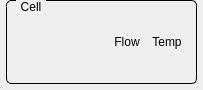
<?xml version="1.0" encoding="UTF-8"?>
<ui version="4.0">
 <class>RingCoolingBoxWidget</class>
 <widget class="QWidget" name="RingCoolingBoxWidget">
  <property name="geometry">
   <rect>
    <x>0</x>
    <y>0</y>
    <width>203</width>
    <height>90</height>
   </rect>
  </property>
  <property name="windowTitle">
   <string>Form</string>
  </property>
  <layout class="QGridLayout" name="gridLayout_2">
   <property name="leftMargin">
    <number>6</number>
   </property>
   <property name="topMargin">
    <number>0</number>
   </property>
   <property name="rightMargin">
    <number>6</number>
   </property>
   <property name="bottomMargin">
    <number>6</number>
   </property>
   <property name="spacing">
    <number>0</number>
   </property>
   <item row="0" column="0">
    <widget class="QGroupBox" name="groupBox">
     <property name="styleSheet">
      <string notr="true">QGroupBox {
     border: 1px solid black;
     border-radius: 5px;
     margin-top: 0.5em;
 }
 
 QGroupBox::title {
     subcontrol-origin: margin;
     left: 10px;
     padding: 0 3px 0 3px;
 }</string>
     </property>
     <property name="title">
      <string>Cell</string>
     </property>
     <layout class="QGridLayout" name="gridLayout">
      <item row="0" column="0">
       <layout class="QVBoxLayout" name="ltSwitches">
        <property name="spacing">
         <number>0</number>
        </property>
        <item>
         <layout class="QHBoxLayout" name="horizontalLayout_2">
          <property name="spacing">
           <number>0</number>
          </property>
          <item>
           <spacer name="horizontalSpacer">
            <property name="orientation">
             <enum>Qt::Horizontal</enum>
            </property>
            <property name="sizeHint" stdset="0">
             <size>
              <width>37</width>
              <height>17</height>
             </size>
            </property>
           </spacer>
          </item>
          <item>
           <widget class="QLabel" name="label">
            <property name="sizePolicy">
             <sizepolicy hsizetype="Fixed" vsizetype="Fixed">
              <horstretch>0</horstretch>
              <verstretch>0</verstretch>
             </sizepolicy>
            </property>
            <property name="minimumSize">
             <size>
              <width>40</width>
              <height>20</height>
             </size>
            </property>
            <property name="maximumSize">
             <size>
              <width>40</width>
              <height>20</height>
             </size>
            </property>
            <property name="text">
             <string>Flow</string>
            </property>
            <property name="alignment">
             <set>Qt::AlignCenter</set>
            </property>
           </widget>
          </item>
          <item>
           <widget class="QLabel" name="label_2">
            <property name="sizePolicy">
             <sizepolicy hsizetype="Fixed" vsizetype="Fixed">
              <horstretch>0</horstretch>
              <verstretch>0</verstretch>
             </sizepolicy>
            </property>
            <property name="minimumSize">
             <size>
              <width>40</width>
              <height>20</height>
             </size>
            </property>
            <property name="maximumSize">
             <size>
              <width>40</width>
              <height>20</height>
             </size>
            </property>
            <property name="text">
             <string>Temp</string>
            </property>
            <property name="alignment">
             <set>Qt::AlignCenter</set>
            </property>
           </widget>
          </item>
         </layout>
        </item>
       </layout>
      </item>
     </layout>
    </widget>
   </item>
  </layout>
 </widget>
 <resources/>
 <connections/>
</ui>
